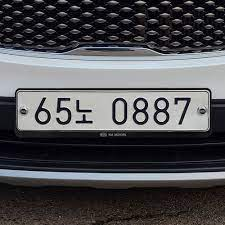
#> input picture Src/CarNum.jpg, 225 x 225 px
$ python W05_1.py
#> lines starting #> are read from the running program, lines starting #| are printed output that depends on the picture; after the words box and inside, x2 and y2 are one past the last pixel; in counts of white or black regions, pixels touching at a corner belong together
import cv2

# high 임계값을 먼저 조절 한 이후 low 임계값을 적절히 조절하면 에지 추적이 더 편리한 것 같습니다.

image = cv2.imread("../Src/CarNum.jpg")
#> image is the input picture: shape (225, 225, 3); mean B, G, R 82.5, 79.4, 79.9
if image is None: raise Exception("영상 파일 읽기 오류")

image2 = cv2.imread("../Src/AppleTree.jpg")
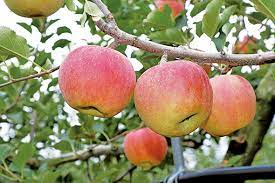
#> input picture Src/AppleTree.jpg, 275 x 183 px
#> image2 is the input picture: shape (183, 275, 3); mean B, G, R 106, 139.4, 151.7
if image2 is None: raise Exception("영상 파일 읽기 오류")

image3 = cv2.imread("../Src/dog.jpg")
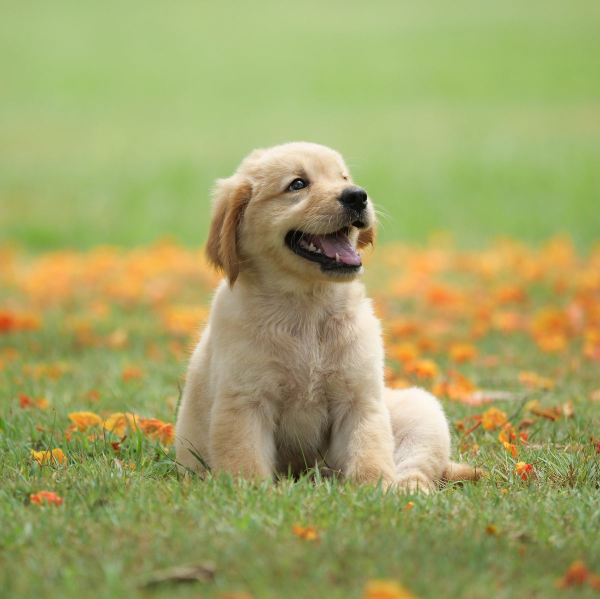
#> input picture Src/dog.jpg, 1200 x 1197 px (shown at 1/2 size)
#> image3 is the input picture: shape (1197, 1200, 3); mean B, G, R 102.4, 164.3, 161.9
if image3 is None: raise Exception("영상 파일 읽기 오류")
canny=cv2.Canny(image,400,500)
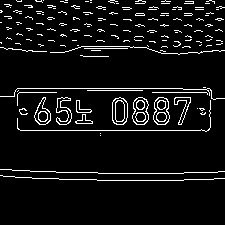
#> canny: shape (225, 225); 6.6% white in thin lines or dots, all inside (x1, y1, x2, y2) = (0, 0, 225, 181)
canny2=cv2.Canny(image2,200,250)
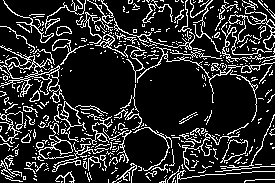
#> canny2: shape (183, 275); 16.5% white in thin lines or dots
canny3=cv2.Canny(image3,110,130)
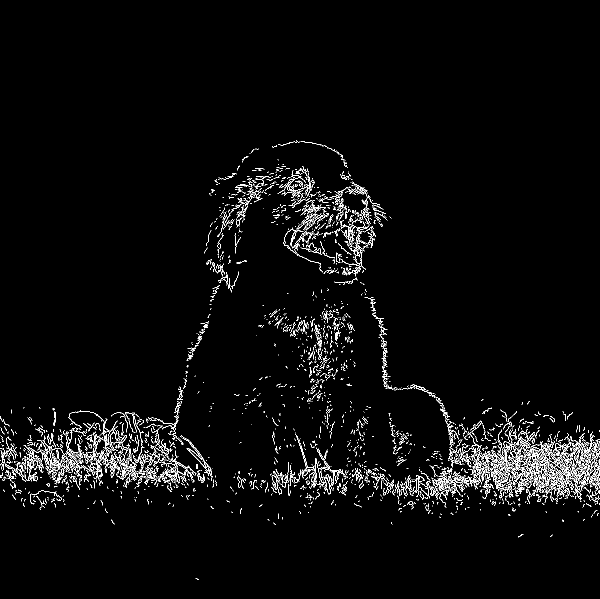
#> canny3: shape (1197, 1200) (shown at 1/2 size); 2.8% white in thin lines or dots, all inside (x1, y1, x2, y2) = (0, 280, 1200, 1160)

cv2.imshow("image",image)
cv2.imshow("image2",image2)
cv2.imshow("image3",image3)
cv2.imshow("OpenCV_Canny",canny)
cv2.imshow("OpenCV_Canny2",canny2)
cv2.imshow("OpenCV_Canny3",canny3)
cv2.waitKey(0)
